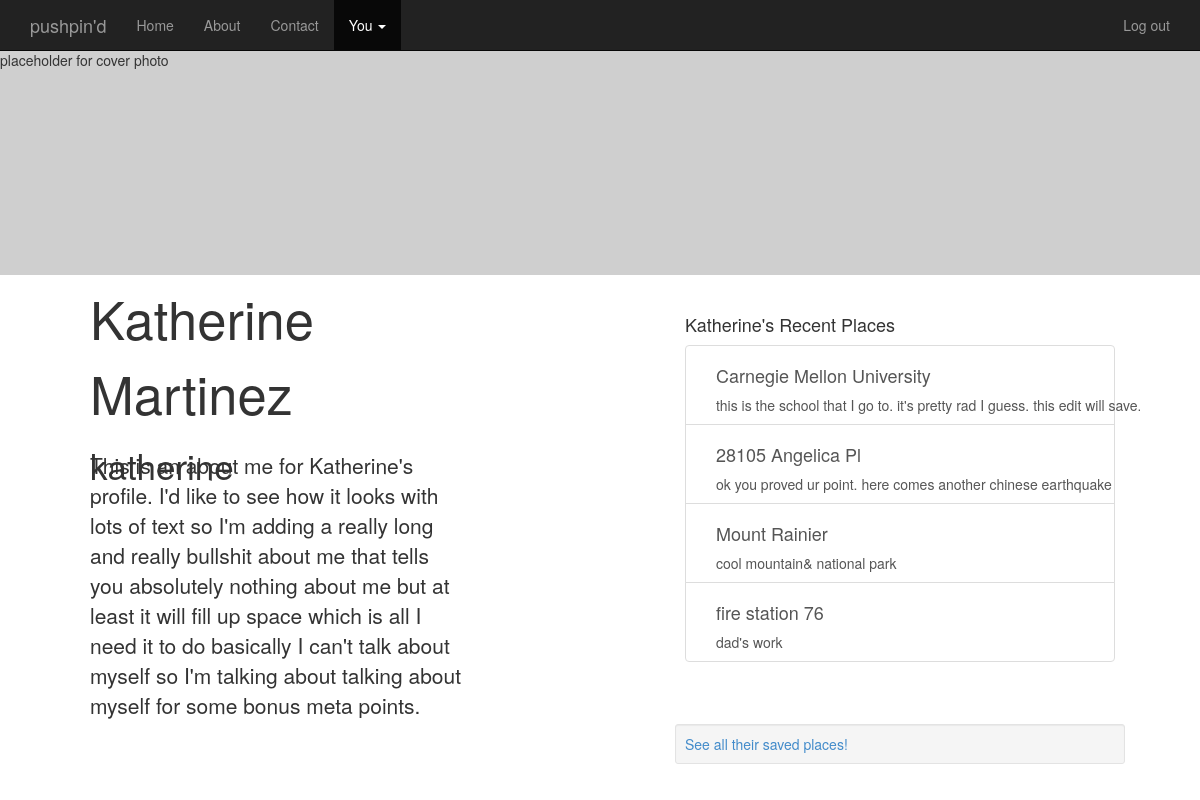
/users/1/, run on an earlier commit of the app's database.
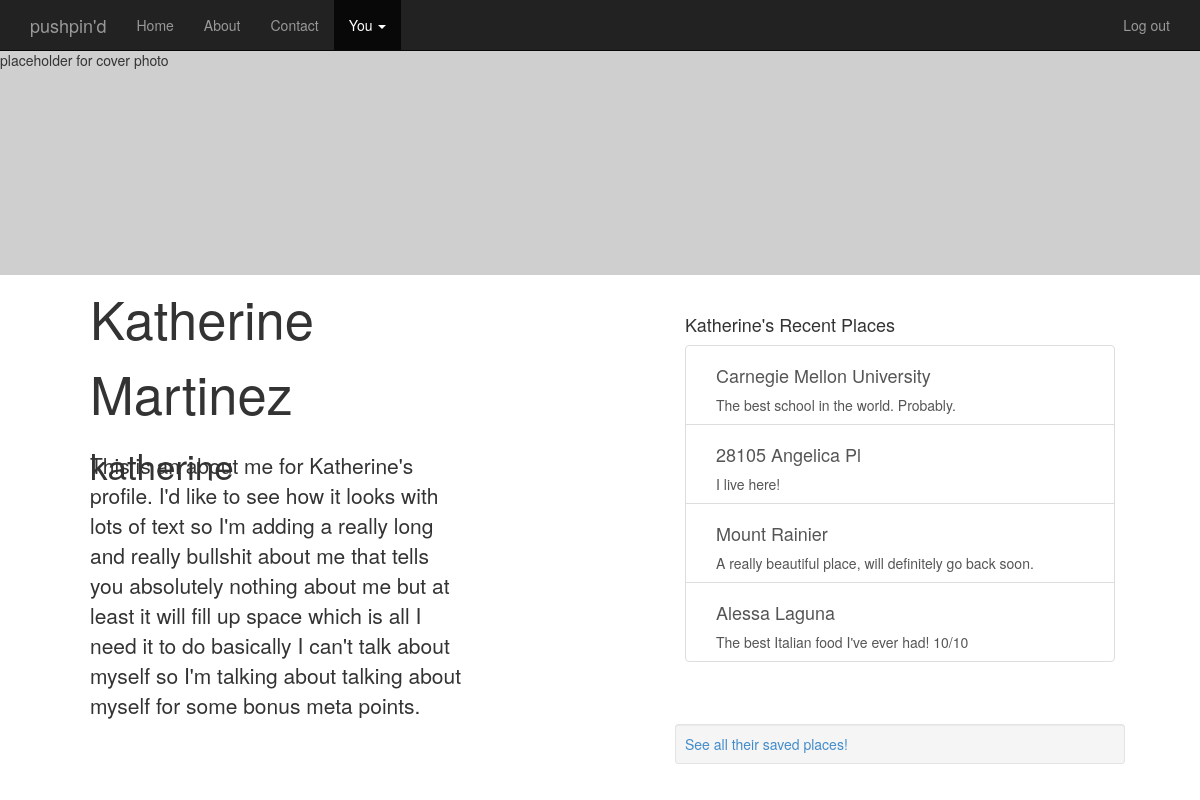
And on a later commit of the database.
### users/models.py (models this page shows, shortened)
class Profile(models.Model):
	user = models.ForeignKey(User, unique=True)
	firstName = models.CharField(max_length=50, blank=True, verbose_name="First Name")
	lastName = models.CharField(max_length=50, blank=True, verbose_name="Last Name")
	about = models.CharField(max_length=500, blank=True, verbose_name="About")
	def get_locations(self):
		return Location.objects.filter(user=self.user)

### locationlib/models.py (models this page shows, shortened)
class Location(models.Model):
	name = models.CharField(max_length=70)
	longitude = models.DecimalField(max_digits=7,decimal_places=4)
	latitude = models.DecimalField(max_digits=7,decimal_places=4)
	custDescription = models.CharField(max_length=500, default='')
	custName = models.CharField(max_length=70, default='')
	user = models.ForeignKey(User)
	saveDate = models.DateTimeField(default=timezone.now)
	def getCoordinates(self):
		if (type(self.longitude) != str) and (type(self.latitude) != str):
			return "(" + str(self.longitude)+ ", " + str(self.latitude) + ")"
		else:
			return None
	getCoordinates.admin_order_field = 'name'
	getCoordinates.short_description = 'Coordinates'

### users/views.py (the view)
# urls.py: url(r'^(?P<user_id>\d+)/$' , views.profile, name='profile'),
def profile(request, user_id): # page
	user = get_object_or_404(User, pk=user_id)
	userProfile = Profile.objects.get(user=user)
	context = {
		'user':user,
		'profile':userProfile,
		'request':request,
		'recent_location_list': userProfile.get_locations()[:5],
		'loggedin':user.is_authenticated(),
	}
	return render(request, 'users/profile.html', context)

### users/templates/users/profile.html (shortened to what this page needs)
<head>
	{% load staticfiles %}
	<link rel="stylesheet" type='text/css' href="{% static 'users/style.css' %}" />
	<link rel="stylesheet" type='text/css' href="{% static 'locationlib/bootstrap.min.css' %}" />
</head>
<body>
	<div class="navbar navbar-inverse navbar-fixed-top" role="navigation">
	    <div class="container">
	        <div class="navbar-header">
	            <a class="navbar-brand" href="/">pushpin'd</a>
	        </div>
	        <div class="navbar-collapse collapse">
		        <ul class="nav navbar-nav">
		            <li><a href="{% url 'home' %}">Home</a></li>
		            <li><a href="#about">About</a></li>
		            <li><a href="#contact">Contact</a></li>
		            {% if loggedin %}
		            	<li class="dropdown active">
		            		<a class="dropdown-toggle" data-toggle="dropdown">You <span class="caret"></span></a>
				        </li>
		            {% endif %}
		        </ul>
	        	{% if not loggedin %}
		        	<form class="navbar-form navbar-right" role="form" action="{% url 'authenticator' %}" method="POST">
			            <div id="mini-login" class="form-group">
							{% csrf_token %}
							<input type='text' placeholder="Username" name="username" class="form-control">
							<input type='password' placeholder="Password" name="password" class="form-control">
							<input type='Submit' value='Log In' class="btn btn-success">
						</div>
		            </form>
	            {% else %}
	            	<ul class="nav navbar-nav navbar-right">
			    		<li><a href='{% url "logout" %}' >Log out</a></li>
			    	</ul>
			    {% endif %}
		    </div>
	    </div>
	</div>
	<div class='cover-container' id='profile-cover'>
		<p>placeholder for cover photo</p>
	<div>
	<div class='container' id='profile-basic-info'>
		<div class=''>
			{% if profile.firstName != '' %}
				<div class='container' id='profile-name'>
					<p>{{profile.firstName}} {{profile.lastName}}</p>
				</div>
			{% endif %}
			<div class='container' id='profile-username'>
				<p>{{profile.user.username}}</p>
			</div>
		</div>
	</div>
	<div class="container" id="profile-about">
		<p>{{profile.about}}</p>
	</div>
	{% if recent_location_list|length != 0 %}
		<div class='container' id='profile-recent-locations'>
			<h4>{{profile.firstName}}'s Recent Places</h4>
			<div class='list-group'>
				{% for location in recent_location_list %}
					<a class="list-group-item" href="{% url 'locationlib:detail' location.id %}">
						<div class="container" id="item-container">
							<h4 class="list-group-item-header">{{location.name}}</h4></li>
							<p class="list-group-item-text">{{location.custDescription}}</p>
						</div>
					</a>
				{% endfor %}
			</div>
		</div>
	<div class='container' id="profile-more-locations">
		<div class="well well-sm">
			<a href="{% url 'users:places' user.id %}">See all their saved places!</a>
		</div>
	</div>
	{% else %}
		<div class='container' id='profile-no-locations'>
			<div class=''>
				<a href="{% url 'users:add' request.user.id %}">Add your first place?</a>
			</div>
		</div>
	{% endif %}
</body>

### users/static/users/style.css (style rules this page uses)
body { padding-top:50px; }
#profile-cover { width: 100%; height:30%; background-color: #cfcfcf; }
#profile-basic-info { position:absolute; max-width:40%; max-height:20%; text-align: left; font-size: 250%; left:5%; top:35%; }
#profile-about { position:absolute; font-size: 150%; padding-left: 30px; padding-top: 50px; max-width: 35%; max-height: 40%; overflow-y: auto; left:5%; top:50%; }
#profile-name { max-width: 100%; max-height: 100%; font-size: 150%; }
#profile-username { max-width:100%; max-height: 100% }
#profile-recent-locations { position:absolute; height: auto; padding:25px; max-width: 40%; max-height: 55%; overflow-y:auto; right:5%; top:35%; }
#profile-more-locations { position:absolute; max-width:40%; right:5%; bottom:2%; }

What changed in the data, as far as the page shows it:
removed Location: name "fire station 76", custDescription "dad's work"
changed Location "Carnegie Mellon University": custDescription "this is the school that I go to. it's pretty rad I guess. this edit will save.…" → "The best school in the world. Probably."
changed Location "28105 Angelica Pl": custDescription "ok you proved ur point. here comes another chinese earthquake" → "I live here!"
changed Location "Mount Rainier": custDescription "cool mountain& national park" → "A really beautiful place, will definitely go back soon."
added Location: name "Alessa Laguna", custDescription "The best Italian food I've ever had! 10/10"
